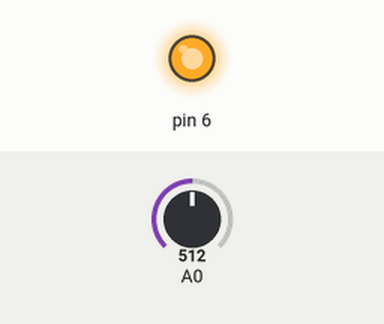
Recording of a sketch running on a simulated Arduino Uno, built with avr-gcc and run on an emulated ATmega328P. Shown: output pins drawn as LEDs (lit = HIGH). The test bench sets the inputs (shaded band); at power-on: A0 = 512. What the sketch prints to the serial monitor is not drawn.

Above: at 0.1 s.
Timing chart, 0 to 1.6 s (numbered marks = the images above):
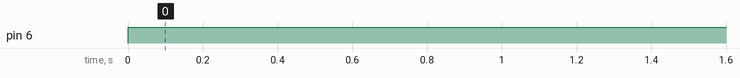

The sketch:

tests_ambient.ino
```cpp
void setup()
{
    Serial.begin(115200);
    // Serial.begin(9600);
    pinMode(6,OUTPUT);
}
void loop()
{
    digitalWrite(6,HIGH);
    delay(500);
    int a = analogRead(A0);
    Serial.println(a);
}
```

Measured:
- by itself, pin 6: LOW → HIGH at 0.00 s
